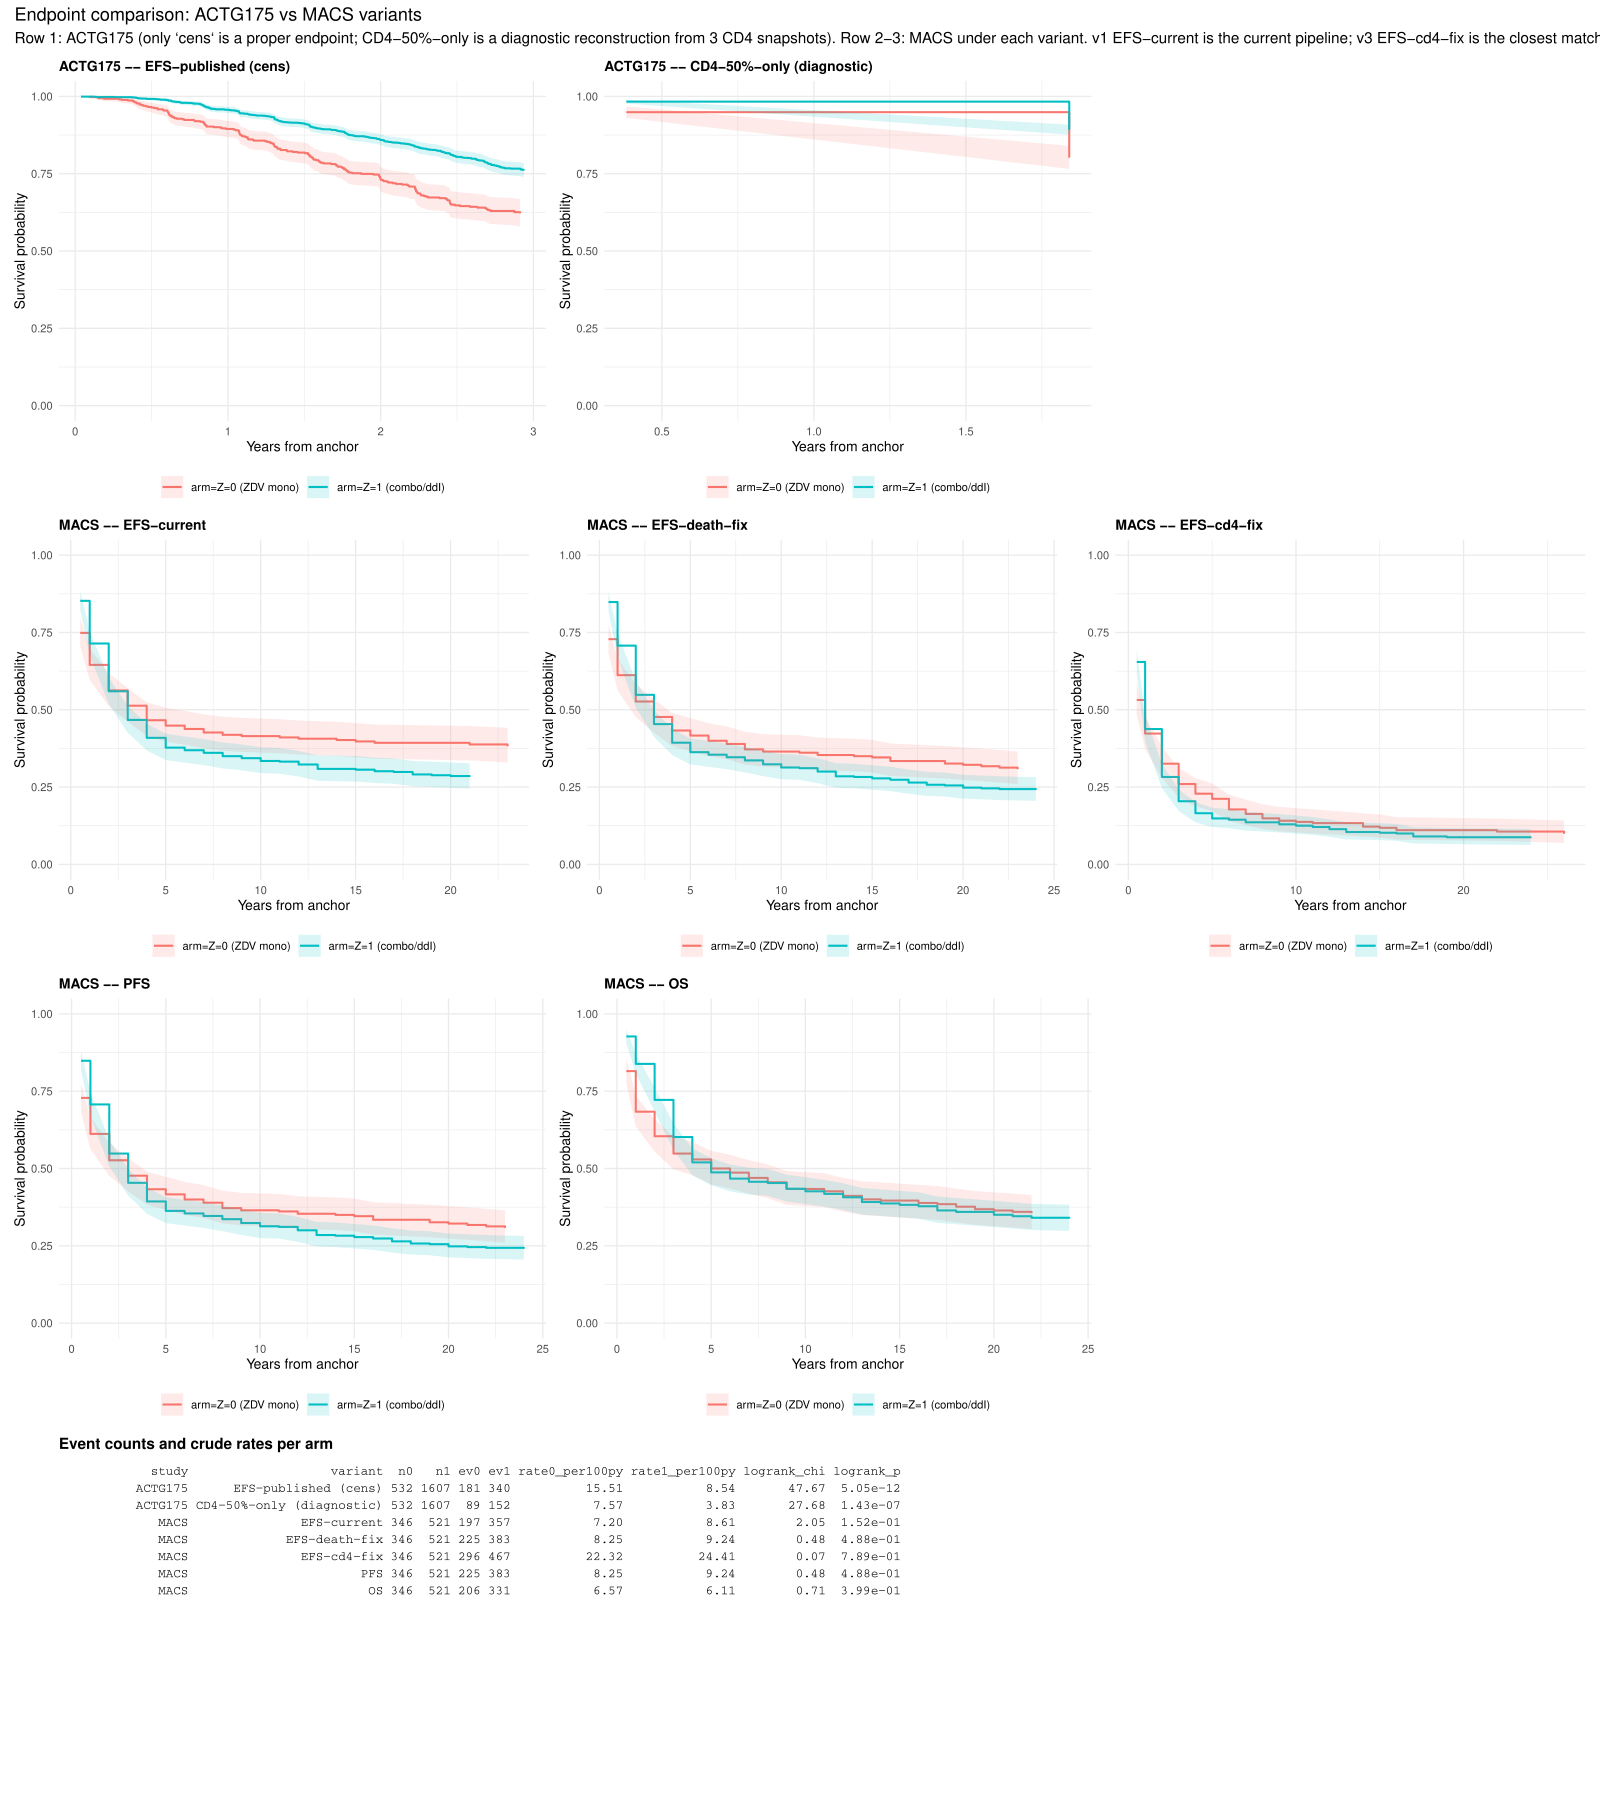

Reproduce this figure in R.
## endpoint_comparison.R
##
## Quantify how the candidate event-endpoint definitions differ
## between ACTG175 (RCT) and MACS (RWD), so we can pick one for the
## fusion pipeline.
##
## Motivation
##   The current pipeline (fusion_actg175_macs.R) calls its endpoint
##   "EFS" and treats ACTG175 and MACS as carrying the same event.
##   On closer reading the two composites are NOT identical:
##     - CD4 component is RELATIVE (>=50% decline from baseline) in
##       ACTG175 but ABSOLUTE (<200 cells/uL OR <14%) in MACS.
##     - Death component is ALL-CAUSE in ACTG175 but coded as
##       DEATH %in% c(1,2) (AIDS-related only) in MACS, which
##       silently drops codes 3 (Not AIDS) and 4 (Unknown).
##     - MACS death DATES are redacted in the public release
##       (verified empirically), so death-event times are imputed
##       by the subject's last lab-visit year.
##
##   ACTG175's public release exposes only the composite event
##   indicator `cens` and its time `days`; the three components are
##   NOT individually released. So on the RCT side we can compare
##   variants only descriptively, with one diagnostic reconstruction
##   of >=50% CD4 decline from the three CD4 snapshots
##   (cd40 baseline, cd420 ~20 wk, cd496 ~96 wk).
##
## Variants (M = MACS-side rule; ACTG175 stays at `cens` throughout)
##   v1 EFS-current   M: cd4_abs OR aids OR death_aids   <- current pipeline
##   v2 EFS-death-fix M: cd4_abs OR aids OR death_all_cause
##   v3 EFS-cd4-fix   M: cd4_rel(>=50%) OR aids OR death_all_cause
##   v4 PFS           M: aids OR death_all_cause         (drops CD4 entirely)
##   v5 OS            M: death_all_cause only
##
## Outputs
##   data/analysis 0/endpoint_comparison.pdf  -- event-count table panel
##                                             plus KM curves per variant
##   Console: counts, concordance vs v1, log-rank p-values.

setwd("~/Library/CloudStorage/OneDrive-VrijeUniversiteitAmsterdam/Documents/GitHub/FusionForests/")

suppressPackageStartupMessages({
  library(speff2trial)
  library(survival)
  library(ggplot2)
  library(patchwork)
})

proj     <- "."
macsDir  <- file.path(proj, "data", "MACS PDS")
actgEra  <- 1991:1995
artCodes <- c(92, 94, 147, 180, 185, 186, 187)

# ---------------------------------------------------------------------
# 0. Helpers (same parser, reader, classifier as fusion_actg175_macs.R)
# ---------------------------------------------------------------------

parse_sas_inp <- function(path) {
  ln <- readLines(path, warn = FALSE)
  ln <- gsub("/\\*.*?\\*/", "", ln)
  ln <- trimws(ln)
  rows <- list()
  for (s in ln) {
    if (s == "" || s == ";" || toupper(s) == "INPUT") next
    m <- regmatches(s, regexec(
      "^@\\s*([0-9]+)\\s+([A-Za-z_][A-Za-z0-9_]*)\\s+([0-9]+)\\.([0-9]+)\\s*$",
      s))[[1]]
    if (length(m) == 5) {
      st <- as.integer(m[2]); wd <- as.integer(m[4])
      rows[[length(rows) + 1L]] <- data.frame(
        name = m[3], start = st, end = st + wd - 1L,
        decimals = as.integer(m[5]), stringsAsFactors = FALSE)
      next
    }
    m <- regmatches(s, regexec(
      "^\\$?([A-Za-z_][A-Za-z0-9_]*)\\s+\\$?([0-9]+)\\s*-\\s*([0-9]+)\\s*$",
      s))[[1]]
    if (length(m) == 4) {
      rows[[length(rows) + 1L]] <- data.frame(
        name = m[2], start = as.integer(m[3]),
        end = as.integer(m[4]),
        decimals = NA_integer_, stringsAsFactors = FALSE)
      next
    }
    m <- regmatches(s, regexec(
      "^\\$?([A-Za-z_][A-Za-z0-9_]*)\\s+\\$?([0-9]+)\\s*$", s))[[1]]
    if (length(m) == 3) {
      pos <- as.integer(m[3])
      rows[[length(rows) + 1L]] <- data.frame(
        name = m[2], start = pos, end = pos,
        decimals = NA_integer_, stringsAsFactors = FALSE)
      next
    }
  }
  do.call(rbind, rows)
}

read_macs_subset <- function(dat_path, layout, vars) {
  miss <- setdiff(vars, layout$name)
  if (length(miss))
    stop("Variables not in layout: ", paste(miss, collapse = ", "))
  lay <- layout[match(vars, layout$name), , drop = FALSE]
  lines <- readLines(dat_path, warn = FALSE)
  out <- as.data.frame(setNames(
    lapply(seq_len(nrow(lay)), function(i) {
      v <- trimws(substr(lines, lay$start[i], lay$end[i]))
      v[v == ""] <- NA_character_
      x <- suppressWarnings(as.numeric(v))
      if (!is.na(lay$decimals[i])) x <- x / 10^lay$decimals[i]
      x
    }), lay$name),
    stringsAsFactors = FALSE)
  out
}

classify_treat <- function(drg_set) {
  art <- intersect(drg_set, artCodes)
  if (length(art) == 0)          return(NA_integer_)
  if (any(art %in% c(186, 187))) return(NA_integer_)
  if (identical(sort(art), 94))  return(NA_integer_)
  if (identical(sort(art), 92))  return(0L)
  1L
}

# ---------------------------------------------------------------------
# 1. ACTG175 base frame + reconstructed CD4-50% diagnostic
# ---------------------------------------------------------------------
#
# ACTG175 reports CD4 at baseline (cd40), week 20+/-5 (cd420), and
# week 96+/-5 (cd496); r=1 flags missing 96-week measurement. We flag
# a reconstructed >=50% decline if cd420 OR cd496 falls below half of
# cd40. The decline TIME is approximated by the nominal window
# midpoint (140 d for 20 wk, 672 d for 96 wk); a real ACTG175 event
# time would be the confirmation date which is not in the release.
# This reconstruction is purely DIAGNOSTIC: it ignores AIDS and death,
# so it is not a proper endpoint -- it is reported so we can compare
# the CD4-component event rate to MACS's CD4-rel variant.

build_actg <- function() {
  data(ACTG175)
  d <- ACTG175

  cd_d20 <- !is.na(d$cd420) & d$cd420 <= 0.5 * d$cd40
  cd_d96 <- !is.na(d$cd496) & d$cd496 <= 0.5 * d$cd40
  cd_decl_days <- ifelse(cd_d20, 140,
                  ifelse(cd_d96, 672, NA_real_))

  data.frame(
    id           = as.character(d$pidnum),
    treat        = as.integer(d$treat),
    days         = d$days,                # time to cens or censoring
    cens         = as.integer(d$cens),    # composite event indicator
    cd_decl_50   = as.integer(cd_d20 | cd_d96),
    cd_decl_days = cd_decl_days,
    stringsAsFactors = FALSE)
}

# ---------------------------------------------------------------------
# 2. MACS base frame with all per-component event tuples
# ---------------------------------------------------------------------
#
# For each subject we derive:
#   anchor_year   -- min AVQY of currently-on-ART records in 1991-95
#   treat         -- 0/1 by classify_treat()
#   aids_yr       -- DATE1yy if AIDSCASE in {2, 3}, else NA
#   cd4_abs_yr    -- SELFCD4Dyy (year CD4 first <200/<14%), else NA
#   cd4_rel_yr    -- year of FIRST lab in lab_rslt where LEU3N drops
#                    to <=50% of the subject's earliest 1991-95 CD4
#   death_any     -- DEATH in {1, 2, 3, 4} (all-cause; date redacted)
#   death_aids    -- DEATH in {1, 2}   (AIDS-related, current rule)
#   last_year     -- max LDATY in lab_rslt (used as death-time fallback)
# Subjects with an AIDS dx PRIOR to anchor are excluded.

build_macs <- function() {
  cat("Building MACS base frame ...\n")
  inp <- function(f) file.path(macsDir, "sasinp", f)
  dat <- function(f) file.path(macsDir, "data",   f)

  lay_macsid  <- parse_sas_inp(inp("macsid.inp"))
  lay_drugf1  <- parse_sas_inp(inp("drugf1.inp"))
  lay_lab     <- parse_sas_inp(inp("lab_rslt.inp"))
  lay_outcome <- parse_sas_inp(inp("outcome.inp"))
  lay_outcome$start[lay_outcome$name == "DEATH"] <- 989
  lay_outcome$end  [lay_outcome$name == "DEATH"] <- 989

  macsid  <- read_macs_subset(dat("macsid.dat"), lay_macsid,
                              c("CASEID","STATUS02","STATUS10"))
  drugf1  <- read_macs_subset(dat("drugf1.dat"), lay_drugf1,
                              c("CASEID","VISIT","AVQY","DRGAV","AVNW"))
  lab     <- read_macs_subset(dat("lab_rslt.dat"), lay_lab,
                              c("CASEID","LDATY","LEU3N","LEU2N"))
  outcome <- read_macs_subset(dat("outcome.dat"), lay_outcome,
                              c("CASEID","AIDSCASE","DATE1yy",
                                "SELFCD4Dyy","DEATH"))

  hiv <- macsid$CASEID[!(macsid$STATUS02 %in% 1 | macsid$STATUS10 %in% 1)]
  drugf1  <- drugf1 [drugf1 $CASEID %in% hiv, ]
  lab     <- lab    [lab    $CASEID %in% hiv, ]
  outcome <- outcome[outcome$CASEID %in% hiv, ]

  # Anchor + treatment
  curr <- drugf1[drugf1$AVQY %in% actgEra & drugf1$AVNW %in% 2, ]
  drugs_by_subj <- split(curr$DRGAV, curr$CASEID)
  anchor_yr <- vapply(split(curr$AVQY, curr$CASEID),
                      function(x) min(x, na.rm = TRUE), numeric(1))
  treat_int <- vapply(drugs_by_subj, classify_treat, integer(1))
  base <- data.frame(id = names(drugs_by_subj), treat = treat_int,
                     anchor_year = unname(anchor_yr),
                     stringsAsFactors = FALSE)
  base <- base[!is.na(base$treat), ]

  # Per-subject baseline CD4 (earliest 1991-95 LEU3N) and first lab
  # YEAR at which LEU3N <= 0.5 * baseline. We work per subject because
  # the >=50% rule is path-dependent across labs.
  lab_cd4 <- lab[!is.na(lab$LEU3N) & lab$LEU3N > 0 &
                 !is.na(lab$LDATY) & lab$LDATY > 0, ]
  lab_cd4 <- lab_cd4[order(lab_cd4$CASEID, lab_cd4$LDATY), ]
  base_cd4 <- aggregate(LEU3N ~ CASEID,
                        data = lab_cd4[lab_cd4$LDATY %in% actgEra, ],
                        FUN = function(x) x[1])
  names(base_cd4)[2] <- "cd4_base"
  lab_cd4 <- merge(lab_cd4, base_cd4, by = "CASEID")
  lab_cd4 <- lab_cd4[lab_cd4$LDATY >= ave(lab_cd4$LDATY, lab_cd4$CASEID,
                                          FUN = min), ]
  decl_rows <- lab_cd4[lab_cd4$LEU3N <= 0.5 * lab_cd4$cd4_base, ]
  cd4_rel_first <- aggregate(LDATY ~ CASEID, data = decl_rows,
                             FUN = min)
  names(cd4_rel_first)[2] <- "cd4_rel_yr"

  # Last lab year (death-time fallback)
  last_lab <- aggregate(LDATY ~ CASEID, data = lab,
                        FUN = function(x) max(x, na.rm = TRUE))
  names(last_lab)[2] <- "last_year"

  # Outcomes
  oc <- outcome
  oc$aids_yr    <- ifelse(oc$AIDSCASE %in% c(2,3) & oc$DATE1yy > 0,
                          oc$DATE1yy, NA_real_)
  oc$cd4_abs_yr <- ifelse(oc$SELFCD4Dyy > 0, oc$SELFCD4Dyy, NA_real_)
  oc$death_any  <- !is.na(oc$DEATH) & oc$DEATH %in% c(1, 2, 3, 4)
  oc$death_aids <- oc$DEATH %in% c(1, 2)

  base <- merge(base, oc[, c("CASEID","aids_yr","cd4_abs_yr",
                             "death_any","death_aids")],
                by.x = "id", by.y = "CASEID", all.x = TRUE)
  base <- merge(base, last_lab,      by.x = "id", by.y = "CASEID",
                all.x = TRUE)
  base <- merge(base, cd4_rel_first, by.x = "id", by.y = "CASEID",
                all.x = TRUE)
  base$death_any [is.na(base$death_any)]  <- FALSE
  base$death_aids[is.na(base$death_aids)] <- FALSE

  # Drop subjects with AIDS predating anchor (RCT entry analogue)
  prior_aids <- !is.na(base$aids_yr) & base$aids_yr < base$anchor_year
  base <- base[!prior_aids, ]

  cat(sprintf("MACS base: n=%d   (Z=0: %d, Z=1: %d)\n",
              nrow(base),
              sum(base$treat == 0), sum(base$treat == 1)))
  base
}

# ---------------------------------------------------------------------
# 3. Per-variant event constructor
# ---------------------------------------------------------------------
#
# Given the MACS base frame and a logical spec naming which component
# branches feed the event, returns (status, t_years). Death (no
# observable date in the public release) contributes its last-lab-year
# fallback time only when the chosen death flag is set; otherwise it
# does not contribute.

combine_macs <- function(b, cd4_abs = FALSE, cd4_rel = FALSE,
                         aids = FALSE, death_any = FALSE,
                         death_aids = FALSE) {
  n <- nrow(b)
  yr_mat <- matrix(Inf, nrow = n, ncol = 0)
  add <- function(mat, v) cbind(mat, ifelse(is.na(v), Inf, v))
  if (cd4_abs) yr_mat <- add(yr_mat, b$cd4_abs_yr)
  if (cd4_rel) yr_mat <- add(yr_mat, b$cd4_rel_yr)
  if (aids)    yr_mat <- add(yr_mat, b$aids_yr)
  d_flag <- (death_any  & b$death_any) | (death_aids & b$death_aids)
  yr_mat <- add(yr_mat, ifelse(d_flag, b$last_year, NA_real_))

  ev_yr <- if (ncol(yr_mat) == 0) rep(Inf, n) else
           apply(yr_mat, 1, min)
  ev_yr[is.infinite(ev_yr)] <- NA_real_
  has_event <- !is.na(ev_yr)
  end_year  <- ifelse(has_event, ev_yr, b$last_year)
  t_years   <- pmax(end_year - b$anchor_year, 0.5)
  data.frame(id = b$id, treat = b$treat,
             t_years = t_years,
             status  = as.integer(has_event),
             stringsAsFactors = FALSE)
}

variants <- list(
  v1 = list(name = "EFS-current",
            spec = list(cd4_abs = TRUE,  cd4_rel = FALSE,
                        aids = TRUE,
                        death_any = FALSE, death_aids = TRUE)),
  v2 = list(name = "EFS-death-fix",
            spec = list(cd4_abs = TRUE,  cd4_rel = FALSE,
                        aids = TRUE,
                        death_any = TRUE,  death_aids = FALSE)),
  v3 = list(name = "EFS-cd4-fix",
            spec = list(cd4_abs = FALSE, cd4_rel = TRUE,
                        aids = TRUE,
                        death_any = TRUE,  death_aids = FALSE)),
  v4 = list(name = "PFS",
            spec = list(cd4_abs = FALSE, cd4_rel = FALSE,
                        aids = TRUE,
                        death_any = TRUE,  death_aids = FALSE)),
  v5 = list(name = "OS",
            spec = list(cd4_abs = FALSE, cd4_rel = FALSE,
                        aids = FALSE,
                        death_any = TRUE,  death_aids = FALSE))
)

# ---------------------------------------------------------------------
# 4. Build, count, tabulate
# ---------------------------------------------------------------------

cat("\n", strrep("=", 70), "\n  ENDPOINT COMPARISON\n",
    strrep("=", 70), "\n", sep = "")
actg <- build_actg()
macs <- build_macs()
cat(sprintf("ACTG175 base: n=%d   (Z=0: %d, Z=1: %d)\n",
            nrow(actg),
            sum(actg$treat == 0), sum(actg$treat == 1)))

macs_v <- lapply(variants, function(v)
  do.call(combine_macs, c(list(b = macs), v$spec)))
names(macs_v) <- vapply(variants, `[[`, character(1), "name")

# Summary row builder
summ <- function(d, label, study) {
  ev1 <- sum(d$treat == 1 & d$status == 1)
  ev0 <- sum(d$treat == 0 & d$status == 1)
  n1  <- sum(d$treat == 1); n0 <- sum(d$treat == 0)
  py1 <- sum(d$t_years[d$treat == 1])
  py0 <- sum(d$t_years[d$treat == 0])
  # Log-rank by treat
  sd <- tryCatch(
    survdiff(Surv(t_years, status) ~ treat, data = d),
    error = function(e) NULL)
  chi <- if (is.null(sd)) NA_real_ else sd$chisq
  p   <- if (is.null(sd)) NA_real_ else
         1 - pchisq(sd$chisq, df = length(sd$n) - 1)
  data.frame(
    study  = study,
    variant = label,
    n0 = n0, n1 = n1,
    ev0 = ev0, ev1 = ev1,
    rate0_per100py = round(100 * ev0 / max(py0, 1e-9), 2),
    rate1_per100py = round(100 * ev1 / max(py1, 1e-9), 2),
    logrank_chi = round(chi, 2),
    logrank_p   = signif(p, 3),
    stringsAsFactors = FALSE)
}

# ACTG175 rows
actg_efs <- data.frame(treat = actg$treat,
                       t_years = actg$days / 365.25,
                       status  = actg$cens,
                       stringsAsFactors = FALSE)
actg_cd4 <- data.frame(treat   = actg$treat,
                       t_years = ifelse(is.na(actg$cd_decl_days),
                                        actg$days,
                                        actg$cd_decl_days) / 365.25,
                       status  = actg$cd_decl_50,
                       stringsAsFactors = FALSE)

cnt_rows <- list(
  summ(actg_efs, "EFS-published (cens)",       "ACTG175"),
  summ(actg_cd4, "CD4-50%-only (diagnostic)",  "ACTG175"))
for (k in names(macs_v))
  cnt_rows[[length(cnt_rows) + 1]] <- summ(macs_v[[k]], k, "MACS")

cnt_tab <- do.call(rbind, cnt_rows)
cat("\nEvent counts and crude rates per arm:\n")
print(cnt_tab, row.names = FALSE)

# Wide event-count comparison (MACS variants only)
mcomp <- do.call(rbind, lapply(names(macs_v), function(k) {
  d <- macs_v[[k]]
  data.frame(variant = k,
             events_total = sum(d$status == 1),
             events_Z0    = sum(d$status == 1 & d$treat == 0),
             events_Z1    = sum(d$status == 1 & d$treat == 1),
             event_rate   = round(mean(d$status), 3),
             med_yr_Z0    = round(median(d$t_years[d$treat == 0]), 2),
             med_yr_Z1    = round(median(d$t_years[d$treat == 1]), 2),
             stringsAsFactors = FALSE)
}))
cat("\nMACS event counts across variants (same n in each row):\n")
print(mcomp, row.names = FALSE)

# Concordance: per-subject status under v1 vs each alternative
cat("\n", strrep("=", 70),
    "\n  Status concordance (MACS): v1 EFS-current vs alternatives\n",
    strrep("=", 70), "\n", sep = "")
ref <- macs_v[["EFS-current"]]$status
for (k in setdiff(names(macs_v), "EFS-current")) {
  alt <- macs_v[[k]]$status
  tbl <- table(EFS_current = ref, alt = alt,
               dnn = c("EFS-current", k))
  cat("\n", k, " vs EFS-current:\n", sep = "")
  print(tbl)
  cat(sprintf("  agreement = %.1f%%   v1=1 only = %d   %s=1 only = %d\n",
              100 * mean(ref == alt),
              sum(ref == 1 & alt == 0),
              k, sum(ref == 0 & alt == 1)))
}

# ---------------------------------------------------------------------
# 5. KM panels
# ---------------------------------------------------------------------

theme_panel <- function() {
  theme_minimal(base_size = 10) +
    theme(legend.position = "bottom",
          plot.title = element_text(size = 10, face = "bold"))
}

build_km_df <- function(d) {
  d2 <- data.frame(
    t = d$t_years, s = d$status,
    arm = factor(d$treat, levels = 0:1,
                 labels = c("Z=0 (ZDV mono)", "Z=1 (combo/ddI)")))
  fit <- survfit(Surv(t, s) ~ arm, data = d2)
  ds  <- summary(fit)
  data.frame(time = ds$time, surv = ds$surv,
             lower = ds$lower, upper = ds$upper,
             strata = ds$strata)
}

km_panel <- function(df, title) {
  ggplot(df, aes(x = time, y = surv, colour = strata, fill = strata)) +
    geom_step(linewidth = 0.7) +
    geom_ribbon(aes(ymin = lower, ymax = upper),
                alpha = 0.15, colour = NA) +
    ylim(0, 1) +
    labs(x = "Years from anchor", y = "Survival probability",
         colour = NULL, fill = NULL, title = title) +
    theme_panel()
}

# Row 1: ACTG175 (only the published composite is comparable; the CD4
# diagnostic uses approximated event times so its KM has only a few
# steps -- shown for context).
p_a_efs <- km_panel(build_km_df(actg_efs),
                    "ACTG175 -- EFS-published (cens)")
p_a_cd4 <- km_panel(build_km_df(actg_cd4),
                    "ACTG175 -- CD4-50%-only (diagnostic)")

# Row 2-3: MACS under each variant
p_macs <- lapply(names(macs_v), function(k) {
  km_panel(build_km_df(macs_v[[k]]), sprintf("MACS -- %s", k))
})
names(p_macs) <- names(macs_v)

# Event-count table rendered as a ggplot text panel so it can sit in
# the same multi-page PDF as the KM curves.
tab_text <- capture.output(print(cnt_tab, row.names = FALSE))
p_tab <- ggplot() +
  annotate("text", x = 0, y = 1,
           label = paste(tab_text, collapse = "\n"),
           hjust = 0, vjust = 1, family = "mono", size = 3) +
  xlim(0, 1) + ylim(0, 1) +
  theme_void() +
  labs(title = "Event counts and crude rates per arm") +
  theme(plot.title = element_text(size = 11, face = "bold"))

# Layout: 1) ACTG175 row (2 plots), 2) MACS row 1 (v1-v3),
#         3) MACS row 2 (v4-v5 + blank), 4) counts table
blank <- ggplot() + theme_void()
panel <- (p_a_efs | p_a_cd4 | blank) /
         (p_macs[["EFS-current"]]   | p_macs[["EFS-death-fix"]] |
          p_macs[["EFS-cd4-fix"]]) /
         (p_macs[["PFS"]]            | p_macs[["OS"]]            |
          blank) /
         p_tab +
  plot_annotation(
    title    = "Endpoint comparison: ACTG175 vs MACS variants",
    subtitle = paste(
      "Row 1: ACTG175 (only `cens` is a proper endpoint; CD4-50%-only",
      "is a diagnostic reconstruction from 3 CD4 snapshots).",
      "Row 2-3: MACS under each variant. v1 EFS-current is the current",
      "pipeline; v3 EFS-cd4-fix is the closest match to ACTG175."))

out_pdf <- "data/analysis 0/endpoint_comparison.pdf"
ggsave(out_pdf, panel, width = 16, height = 18)
cat("\nSaved: ", out_pdf, "\n", sep = "")

invisible(list(
  actg     = actg,
  macs     = macs,
  variants = macs_v,
  counts   = cnt_tab,
  panel    = panel))
